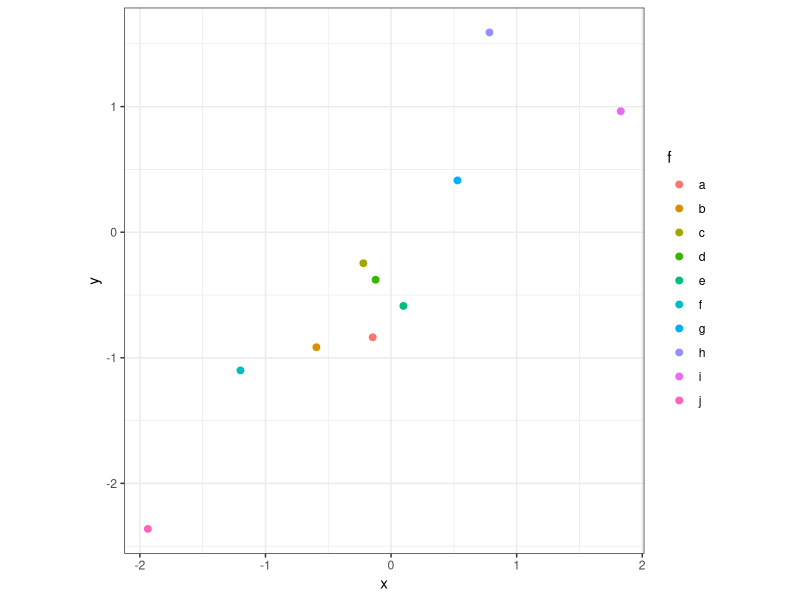

Source code (R):
## ---- chunk 1
library(dplyr)
library(ggplot2)
theme_set(theme_bw())
## ---- chunk 2
tibble(x = rnorm(10), y = x + 0.5*rnorm(10), f = letters[1:10]) %>%
ggplot(aes(x, y, color = f)) + 
  geom_point(size = 2) +
  coord_equal()
